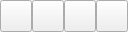
<?xml version="1.0" encoding="UTF-8"?>
<ui version="4.0">
 <class>BondOrderPopup</class>
 <widget class="QWidget" name="BondOrderPopup">
  <property name="geometry">
   <rect>
    <x>0</x>
    <y>0</y>
    <width>128</width>
    <height>32</height>
   </rect>
  </property>
  <property name="windowTitle">
   <string>Form</string>
  </property>
  <layout class="QGridLayout" name="gridLayout">
   <property name="leftMargin">
    <number>0</number>
   </property>
   <property name="topMargin">
    <number>0</number>
   </property>
   <property name="rightMargin">
    <number>0</number>
   </property>
   <property name="bottomMargin">
    <number>0</number>
   </property>
   <property name="spacing">
    <number>0</number>
   </property>
   <item row="0" column="1">
    <widget class="QToolButton" name="triple_btn">
     <property name="maximumSize">
      <size>
       <width>32</width>
       <height>32</height>
      </size>
     </property>
     <property name="toolTip">
      <string>Triple Bond</string>
     </property>
     <property name="text">
      <string/>
     </property>
     <property name="icon">
      <iconset resource="../sketcher.qrc">
       <normaloff>:/icons/bond_triple.svg</normaloff>
       <disabledoff>:/icons/bond_triple_dis.svg</disabledoff>:/icons/bond_triple.svg</iconset>
     </property>
     <property name="iconSize">
      <size>
       <width>30</width>
       <height>32</height>
      </size>
     </property>
     <property name="checkable">
      <bool>true</bool>
     </property>
     <attribute name="buttonGroup">
      <string notr="true">group</string>
     </attribute>
    </widget>
   </item>
   <item row="0" column="2">
    <widget class="QToolButton" name="coordinate_btn">
     <property name="maximumSize">
      <size>
       <width>32</width>
       <height>32</height>
      </size>
     </property>
     <property name="toolTip">
      <string>Coordinate Bond</string>
     </property>
     <property name="text">
      <string/>
     </property>
     <property name="icon">
      <iconset resource="../sketcher.qrc">
       <normaloff>:/icons/bond_coordinate.svg</normaloff>
       <disabledoff>:/icons/bond_coordinate_dis.svg</disabledoff>:/icons/bond_coordinate.svg</iconset>
     </property>
     <property name="iconSize">
      <size>
       <width>30</width>
       <height>32</height>
      </size>
     </property>
     <property name="checkable">
      <bool>true</bool>
     </property>
     <attribute name="buttonGroup">
      <string notr="true">group</string>
     </attribute>
    </widget>
   </item>
   <item row="0" column="0">
    <widget class="QToolButton" name="double_btn">
     <property name="maximumSize">
      <size>
       <width>32</width>
       <height>32</height>
      </size>
     </property>
     <property name="toolTip">
      <string>Double Bond</string>
     </property>
     <property name="text">
      <string/>
     </property>
     <property name="icon">
      <iconset resource="../sketcher.qrc">
       <normaloff>:/icons/bond_double.svg</normaloff>
       <disabledoff>:/icons/bond_double_dis.svg</disabledoff>:/icons/bond_double.svg</iconset>
     </property>
     <property name="iconSize">
      <size>
       <width>30</width>
       <height>32</height>
      </size>
     </property>
     <property name="checkable">
      <bool>true</bool>
     </property>
     <attribute name="buttonGroup">
      <string notr="true">group</string>
     </attribute>
    </widget>
   </item>
   <item row="0" column="3">
    <widget class="QToolButton" name="zero_btn">
     <property name="maximumSize">
      <size>
       <width>32</width>
       <height>32</height>
      </size>
     </property>
     <property name="toolTip">
      <string>Zero Order Bond</string>
     </property>
     <property name="text">
      <string/>
     </property>
     <property name="icon">
      <iconset resource="../sketcher.qrc">
       <normaloff>:/icons/bond_zero.svg</normaloff>
       <disabledoff>:/icons/bond_zero_dis.svg</disabledoff>:/icons/bond_zero.svg</iconset>
     </property>
     <property name="iconSize">
      <size>
       <width>30</width>
       <height>32</height>
      </size>
     </property>
     <property name="checkable">
      <bool>true</bool>
     </property>
     <attribute name="buttonGroup">
      <string notr="true">group</string>
     </attribute>
    </widget>
   </item>
  </layout>
 </widget>
 <resources>
  <include location="../sketcher.qrc"/>
 </resources>
 <connections/>
 <buttongroups>
  <buttongroup name="group"/>
 </buttongroups>
</ui>
